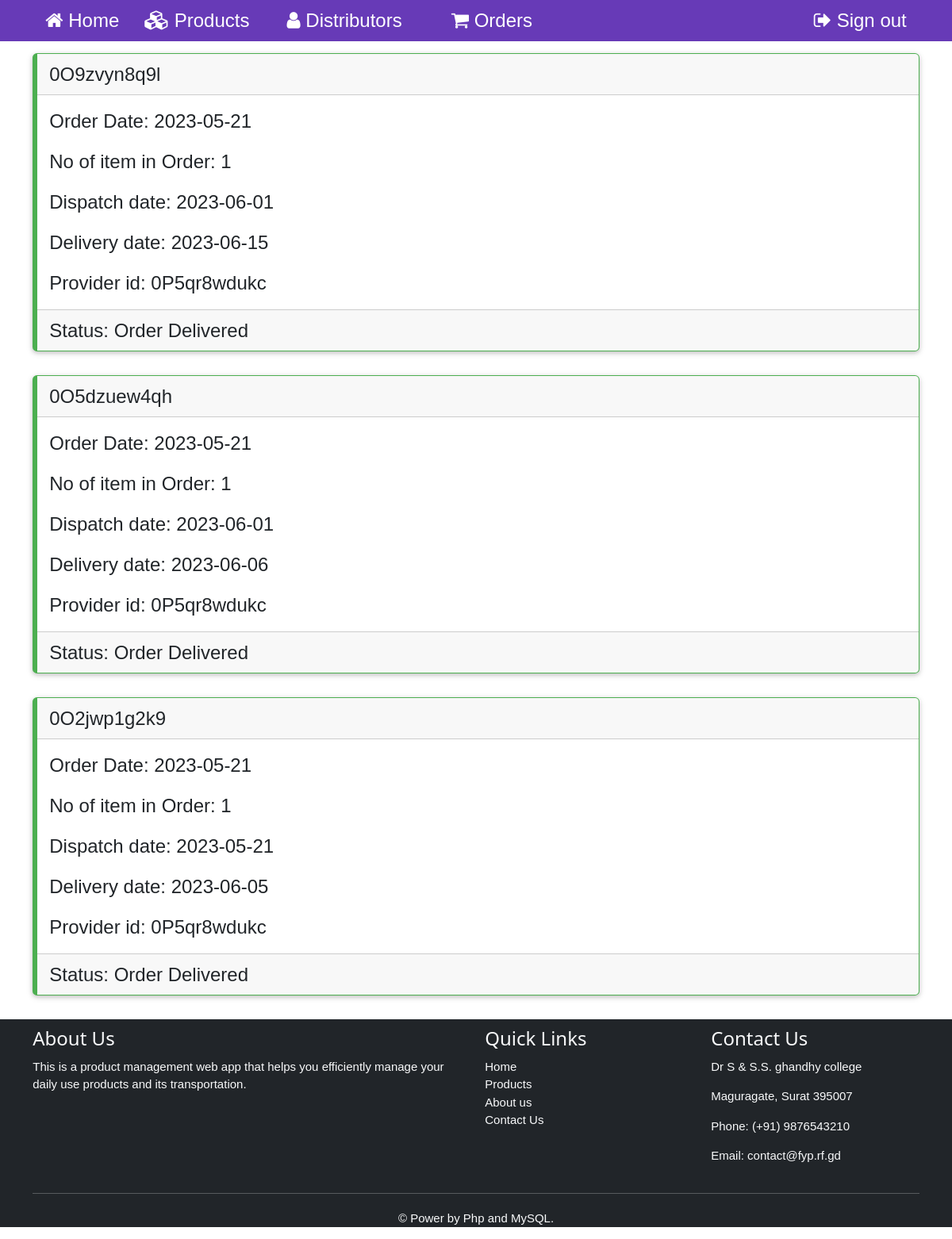
/p/orders_all.php (signed in), run on the app's committed database.
### tables this page shows
CREATE TABLE `orders` (
  `order_id` varchar(16) NOT NULL DEFAULT 'order_id_null',
  `f_provider_client_id` int(9) NOT NULL DEFAULT 0,
  `item_no` int(9) NOT NULL DEFAULT 0,
  `order_date` date NOT NULL DEFAULT '2001-01-01',
  `dispatch_date` date NOT NULL DEFAULT '2001-01-01',
  `delivery_date` date NOT NULL DEFAULT '2001-01-01',
  `status` int(3) NOT NULL DEFAULT 0
);

CREATE TABLE `provider_client` (
  `r_id` int(9) NOT NULL,
  `f_provider_id` varchar(16) NOT NULL DEFAULT 'f_id_null',
  `f_client_id` varchar(16) NOT NULL DEFAULT 'f_id_null',
  `status` int(3) NOT NULL DEFAULT 0
);

### p/php/orders_all.fun.php (called while the page is built, shortened)
<?php
function selectAllOrders($producerId)
{
    $queryString = "SELECT order_id, f_provider_id, order_date, dispatch_date, delivery_date, orders.status, item_no, r_id FROM orders LEFT JOIN provider_client ON f_provider_client_id = r_id WHERE f_provider_id = ? AND provider_client.status = 3 AND orders.status != 0 ORDER BY orders.status, order_date;";
    $dbConn = databaseConnector();
    $stmt = mysqli_stmt_init($dbConn);
    if (mysqli_stmt_prepare($stmt, $queryString)) {
        mysqli_stmt_bind_param($stmt, "s", $producerId);
        mysqli_stmt_execute($stmt);
        $resultToReturn = mysqli_stmt_get_result($stmt);
    }
    return $resultToReturn;
}

### p/orders_all.php (the view, shortened to what this page needs)
<?php require_once("./01_head.php") ?>
<?php
try {
    require_once("./php/orders_all.fun.php");
    $result = selectAllOrders($_SESSION["user_id"]);
} catch (Exception $e) {
    echo "ERROR MESSAGE: " . $e->getMessage();
}
?>
<div class="container" style="min-height: 100vh">
    <div class="row">
        <?php while ($data = isset($result) ? mysqli_fetch_assoc($result) : null) : ?>
            <div class="col-12">
                <div class="card my-3 w3-xlarge w3-leftbar w3-card-2 <?= $data["status"] == 1 ? "w3-border-red" : ($data["status"] == 2 ? "w3-border-yellow" : "w3-border-green") ?>">
                    <div class="card-header">
                        <?= $data["order_id"] ?>
                    </div>
                    <div class="card-body">
                        <p class="card-text">Order Date: <?= $data["order_date"] ?></p>
                        <p class="card-text">No of item in Order: <?= $data["item_no"] ?></p>
                        <?php if ($data["status"] == 3) : ?>
                            <p class="card-text">Dispatch date: <?= $data["dispatch_date"] ?></p>
                            <p class="card-text">Delivery date: <?= $data["delivery_date"] ?></p>
                        <?php endif; ?>
                        <?php if (substr($data["f_provider_id"], 0, 2) == "0P") : ?>
                            <p class="card-text">Provider id: <?= $data["f_provider_id"] ?></p>
                        <?php elseif (substr($data["f_provider_id"], 0, 2) == "0D") : ?>
                            <p class="card-text">Client id: <?= $data["f_client_id"] ?></p>
                        <?php endif; ?>
                    </div>
                    <div class="card-footer">
                        <?php if ($data["status"] == 1) : ?>
                            <span>
                                Status: Order Pending...
                            </span>
                        <?php elseif ($data["f_provider_id"] == $_SESSION["user_id"] && $data["status"] != 3) : ?>
                            <span>
                                Status: Order Dispatch
                            </span>
                        <?php elseif ($data["status"] == 3) : ?>
                            <span>
                                Status: Order Delivered
                            </span>
                        <?php endif; ?>
                    </div>
                </div>
            </div>
        <?php endwhile; ?>
    </div>
</div>
<?php require_once("./02_foot.php") ?>

### p/01_head.php (shortened to what this page needs)
<!DOCTYPE html>
<html lang="en">
<head>
    <link rel="stylesheet" href="./../bootstrap.css">
    <link rel="stylesheet" href="./../w3.css">
    <link rel="stylesheet" href="https://cdnjs.cloudflare.com/ajax/libs/font-awesome/4.7.0/css/font-awesome.min.css">
</head>
<body>
    <header>
        <div class="w3-bar w3-deep-purple w3-xlarge">
            <div class="container">
                <a href="./home.php" class="w3-bar-item w3-button w3-hover-purple"><i class="fa fa-home"></i>&nbsp;Home</a>
                <div class="w3-dropdown-hover w3-hide-small w3-hide-medium">
                    <button class="w3-button w3-hover-purple mx-3w3-hide-small w3-hide-medium"><i class="fa fa-cubes"></i>&nbsp;Products</button>
                </div>
                <div class="w3-dropdown-hover w3-hide-small w3-hide-medium">
                    <button class="w3-button w3-hover-purple mx-3"><i class="fa fa-user"></i>&nbsp;Distributors</button>
                </div>
                <div class="w3-dropdown-hover w3-hide-small w3-hide-medium">
                    <button class="w3-button w3-hover-purple mx-3"><i class="fa fa-shopping-cart"></i>&nbsp;Orders</button>
                </div>
                <a href="./../a/02_signout.php" class="w3-bar-item w3-button w3-hover-red w3-right w3-hide-small w3-hide-medium"><i class="fa fa-sign-out"></i>&nbsp;Sign out</a>
            </div>
        </div>
    </header>

### p/02_foot.php (shortened to what this page needs)
<footer class="bg-dark text-light">
  <div class="container mt-3 mb-0">
    <div class="row">
      <div class="col-md-6">
        <h3 id="aboutus">About Us</h3>
        <p>This is a product management web app that helps you efficiently manage your daily use products and its transportation.</p>
      </div>
      <div class="col-md-3">
        <h3>Quick Links</h3>
        <ul class="list-unstyled">
          <li><a href="./home.php" class="text-decoration-none">Home</a></li>
          <li><a href="./products_show.php" class="text-decoration-none">Products</a></li>
          <li><a href="#aboutus" class="text-decoration-none">About us</a></li>
          <li><a href="#contact" class="text-decoration-none">Contact Us</a></li>
        </ul>
      </div>
      <div class="col-md-3">
        <h3 id="contact">Contact Us</h3>
        <p>Dr S & S.S. ghandhy college</p>
        <p>Maguragate, Surat 395007</p>
        <p>Phone: (+91) 9876543210</p>
        <p>Email: contact@fyp.rf.gd</p>
      </div>
    </div>
    <hr class="border-light">
    <p class="text-center">&copy; Power by Php and MySQL.</p>
  </div>
</footer>
</body>
</html>

### w3.css (style rules this page uses)
*,*:before,*:after { box-sizing:inherit }
html { -ms-text-size-adjust:100%;-webkit-text-size-adjust:100% }
body { margin:0 }
article,aside,details,figcaption,figure,footer,header,main,menu,nav,section { display:block }
a { background-color:transparent }
hr { box-sizing:content-box;height:0;overflow:visible }
button,input,select,textarea,optgroup { font:inherit;margin:0 }
button,input { overflow:visible }
button,select { text-transform:none }
button,[type=button],[type=reset],[type=submit] { -webkit-appearance:button }
html,body { font-family:Verdana,sans-serif;font-size:15px;line-height:1.5 }
html { overflow-x:hidden }
h3 { font-size:24px }
h1,h2,h3,h4,h5,h6 { font-family:"Segoe UI",Arial,sans-serif;font-weight:400;margin:10px 0 }
hr { border:0;border-top:1px solid #eee;margin:20px 0 }
a { color:inherit }
.w3-btn,.w3-button { border:none;display:inline-block;padding:8px 16px;vertical-align:middle;overflow:hidden;text-decoration:none;color:inherit;background-color:inherit;text-align:center;cursor:pointer;white-space:nowrap }
.w3-btn,.w3-button { -webkit-touch-callout:none;-webkit-user-select:none;-khtml-user-select:none;-moz-user-select:none;-ms-user-select:none;user-select:none }
.w3-dropdown-click,.w3-dropdown-hover { position:relative;display:inline-block;cursor:pointer }
.w3-bar { width:100%;overflow:hidden }
.w3-bar .w3-bar-item { padding:8px 16px;float:left;width:auto;border:none;display:block;outline:0 }
.w3-bar .w3-dropdown-hover,.w3-bar .w3-dropdown-click { position:static;float:left }
.w3-bar .w3-button { white-space:normal }
.w3-container:after,.w3-container:before,.w3-panel:after,.w3-panel:before,.w3-row:after,.w3-row:before,.w3-row-padding:after,.w3-row-padding:before, .w3-cell-row:before,.w3-cell-row:after,.w3-clear:after,.w3-clear:before,.w3-bar:before,.w3-bar:after { content:"";display:table;clear:both }
.w3-card,.w3-card-2 { box-shadow:0 2px 5px 0 rgba(0,0,0,0.16),0 2px 10px 0 rgba(0,0,0,0.12) }
.w3-xlarge { font-size:24px!important }
.w3-leftbar { border-left:6px solid #ccc!important }
.w3-right { float:right!important }
.w3-deep-purple,.w3-hover-deep-purple:hover { color:#fff!important;background-color:#673ab7!important }
.w3-border-green,.w3-hover-border-green:hover { border-color:#4CAF50!important }

### data on the page
orders: order_id "0O9zvyn8q9l", order_date "2023-05-21", item_no "1", dispatch_date "2023-06-01", delivery_date "2023-06-15", f_provider_client.f_provider_id "0P5qr8wdukc", status "Status: Order Delivered"
orders: order_id "0O5dzuew4qh", order_date "2023-05-21", item_no "1", dispatch_date "2023-06-01", delivery_date "2023-06-06", f_provider_client.f_provider_id "0P5qr8wdukc", status "Status: Order Delivered"
orders: order_id "0O2jwp1g2k9", order_date "2023-05-21", item_no "1", dispatch_date "2023-05-21", delivery_date "2023-06-05", f_provider_client.f_provider_id "0P5qr8wdukc", status "Status: Order Delivered"
